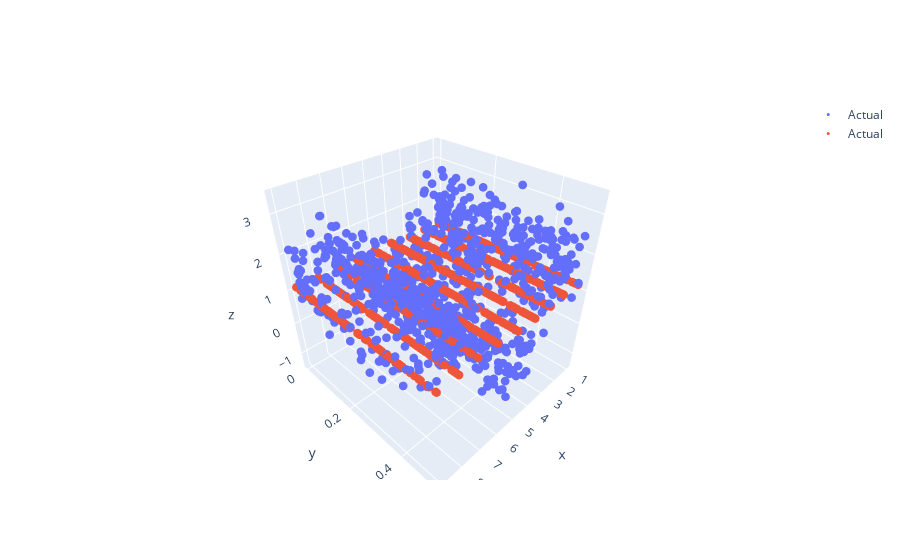

The notebook cell this image was saved under:
### Code cell
fig = go.Figure(data=[go.Scatter3d(x= df['x1'], y = df['x2'], z = df['y'], mode = "markers", name = "Actual", marker= dict(size =3))])
fig.add_trace(go.Scatter3d(x= df['x1'], y = df['x2'], z = df['y_pred'], mode = "markers", name = "Actual", marker= dict(size =3)))
   # formate hai 3d image 
fig.show()

### Figure 1 — Plotly figure (JSON) as saved in the notebook; plotly's stock layout.template omitted (floating-point values rounded to 4 significant figures; data arrays with more than 128 entries replaced by an {"elided": "..."} marker saying what was removed)
{"data": [{"marker": {"size": 3}, "mode": "markers", "name": "Actual", "type": "scatter3d", "x": {"elided": "1000 int values"}, "y": {"elided": "1000 float values"}, "z": {"elided": "1000 float values"}}, {"marker": {"size": 3}, "mode": "markers", "name": "Actual", "type": "scatter3d", "x": {"elided": "1000 int values"}, "y": {"elided": "1000 float values"}, "z": {"elided": "1000 float values"}}], "layout": {}}
